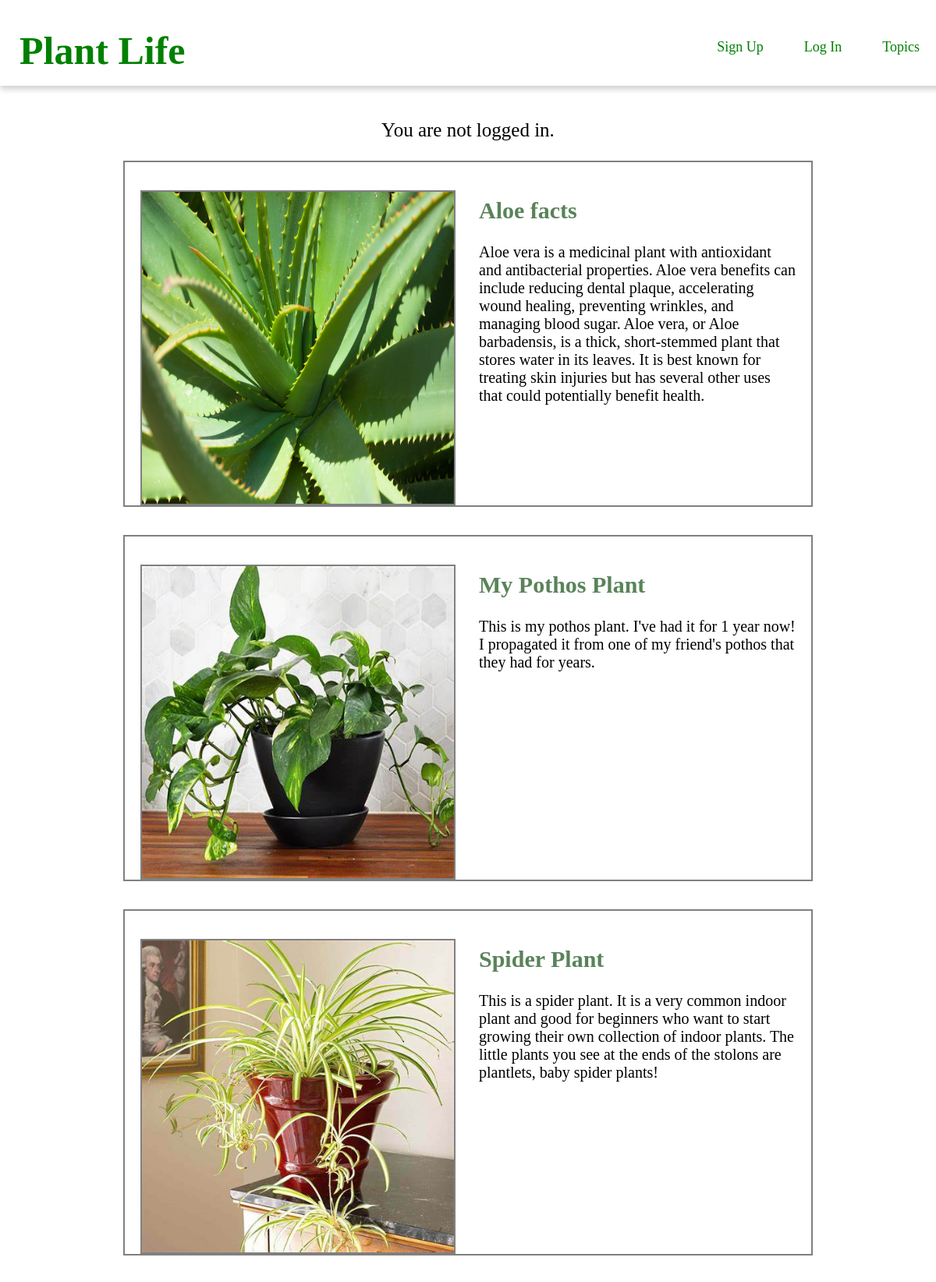
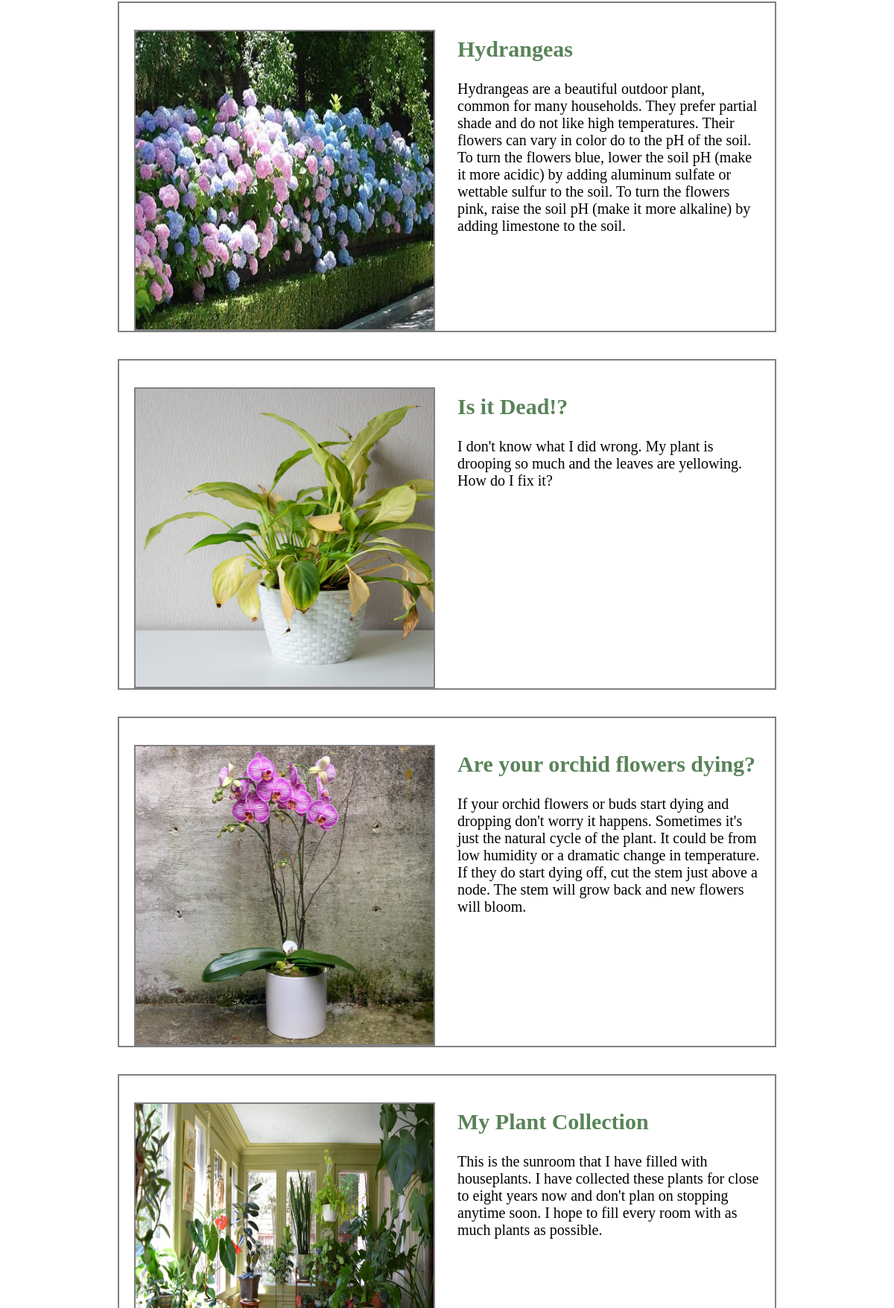
The page / (upper part) on the database its author committed (2 pictures, top to bottom).
### blog/models.py (models this page shows, shortened)
class Post(models.Model):
    title = models.CharField(max_length=50)
    author = models.ForeignKey(
        "auth.User", # this provides for user authentication
        on_delete=models.CASCADE,
        )
    body = models.TextField()
    topic = models.ForeignKey(Topic, on_delete=models.PROTECT,default='1')
    date = models.DateField(auto_now_add=True, )
    image = models.ImageField(null=True, blank=True,
    upload_to="images/")

### blog/views.py (the view)
# urls.py: path("", BlogListView.as_view(), name="home"),
class BlogListView(ListView):
    model = Post
    template_name = "home.html"

### templates/home.html
{% extends "base.html" %}
 {% load static %}
{% block content %}
{% for post in post_list %}
    <div class="post-entry" >
        <p style="border: 2px grey solid; width: 400px; height: 400px; margin-right: 30px; float:left;">{% if post.image %}
            <img src="{{post.image.url}}" width=400px; height=400px;>
            {% endif %}</p>
        <div class="postinfo">
         <h2><a href = "{% url 'post_detail' post.pk %}">{{post.title}}</a></h2>
         <p style="font-size:20px;">{{post.body}}</p>
        </div>
    </div>
    <br>
    <br>
{% endfor %}
{% endblock content %}

### templates/base.html (shortened to what this page needs)
{% load static %}
<html>
<head>
    <link href="{% static 'base.css' %}" rel="stylesheet">
</head>
<body>
    <main>
    <header>
    <div class="homenav">
        <h1><a href = "{% url 'home' %}">Plant Life</a></h1>
    </div>
    <div class="topics">
        <a href="{% url 'topic' %}">Topics</a>
        {% if user.is_authenticated %}
        <a href="{% url 'logout' %}">Log Out</a>
        {% else %}
        <a href="{% url 'login' %}">Log In</a>
        <a href="{% url 'signup' %}">Sign Up</a>
    {% endif %}
    </div>
    </header>
    <br>
    {% if user.is_authenticated %}
    <p style="font-size:25px; text-align:center;"> Welcome {{user.username}}</p>
    {% else %}
    <p style="font-size:25px; text-align:center;">You are not logged in.</p>
    {% endif %}
    <div class="bodycontent">
        {% block content %} {% endblock content %}
    </div>
    </main>
</body>
</html>

### static/base.css (style rules this page uses)
body { margin: 0px; }
header { padding: 5px; width: 100%; box-shadow: 0 4px 8px 0 rgba(0, 0, 0, 0.2); height: 100px; }
.homenav h1 a { margin: 10px; color: green; text-decoration: none; float: left; font-size:50px; padding-left: 10px; }
.new a, .topics a { margin: 10px; text-decoration: none; float: right; text-align:center; padding: 14px 16px; color: green; display: block; font-size: 18px; }
header { background-color: white; }
a { text-decoration: none; }
.bodycontent { float:clear; }
.post-entry { border: 2px grey solid; width: 70%; height: 50%; padding: 20px; margin: auto; }
.post-entry h2 { font-size: 30px; }
.post-entry h2 a { text-decoration: none; color:rgb(89, 131, 89); }

### rows shown on the page
Post: image (picture), title "Aloe facts", body "Aloe vera is a medicinal plant with antioxidant and antibacterial properties. Aloe vera benefits can include reducing dental plaque, accelerating wound healing, preventing wrinkles, and managing blood sugar. Aloe vera, or Aloe barbadensis, is a thick, short-stemmed plant that stores water in its leaves. It is best known for treating skin injuries but has several other uses that could potentially benefit health."
Post: image (picture), title "My Pothos Plant", body "This is my pothos plant. I've had it for 1 year now! I propagated it from one of my friend's pothos that they had for years."
Post: image (picture), title "Spider Plant", body "This is a spider plant. It is a very common indoor plant and good for beginners who want to start growing their own collection of indoor plants. The little plants you see at the ends of the stolons are plantlets, baby spider plants!"
Post: image (picture), title "Hydrangeas", body "Hydrangeas are a beautiful outdoor plant, common for many households. They prefer partial shade and do not like high temperatures. Their flowers can vary in color do to the pH of the soil. To turn the flowers blue, lower the soil pH (make it more acidic) by adding aluminum sulfate or wettable sulfur to the soil. To turn the flowers pink, raise the soil pH (make it more alkaline) by adding limestone to the soil."
Post: image (picture), title "Is it Dead!?", body "I don't know what I did wrong. My plant is drooping so much and the leaves are yellowing. How do I fix it?"
Post: image (picture), title "Are your orchid flowers dying?", body "If your orchid flowers or buds start dying and dropping don't worry it happens. Sometimes it's just the natural cycle of the plant. It could be from low humidity or a dramatic change in temperature. If they do start dying off, cut the stem just above a node. The stem will grow back and new flowers will bloom."
Post: image (picture), title "My Plant Collection", body "This is the sunroom that I have filled with houseplants. I have collected these plants for close to eight years now and don't plan on stopping anytime soon. I hope to fill every room with as much plants as possible."
